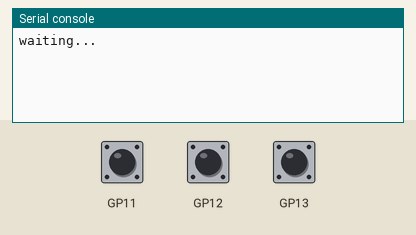
The program below on a simulated Raspberry Pi Pico running MicroPython. Shown: the last lines printed to the serial console. The test bench sets the inputs (shaded band); at power-on: GP11 LOW, GP12 LOW, GP13 LOW.

Above: at 1.2 s.
1.3 s: GP11 pulled HIGH for 0.15 s
At 1.6 s:
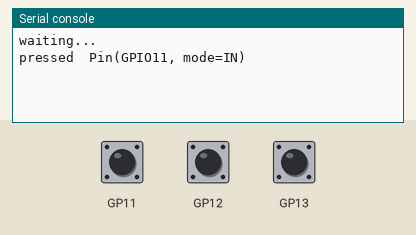
2.9 s: GP12 pulled HIGH for 0.15 s
At 4.0 s:
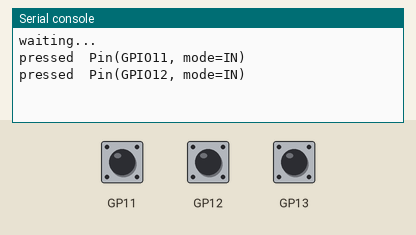
4.5 s: GP13 pulled HIGH for 0.15 s
At 5.2 s:
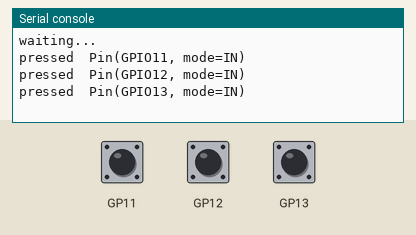

Measured:
- after the input at 1.3 s, the serial console: prints a new line at once (image 1)
- after the input at 2.9 s, the serial console: prints a new line at once (image 2)
- after the input at 4.5 s, the serial console: prints a new line at once (image 3)

The program:

demo-button-irq.py
```python
from machine import Pin
from time import sleep

from PushButton import Debounced


# Callback function
def pressButton(button):
    print("pressed ", button)


# Use GPIO 11, 12, 13
p1 = Debounced(11, Pin.PULL_DOWN)
p2 = Debounced(12, Pin.PULL_DOWN)
p3 = Debounced(13, Pin.PULL_DOWN)


# request irq and assign callback function
p1.debouncedIRQ(pressButton, Pin.IRQ_RISING)
p2.debouncedIRQ(pressButton, Pin.IRQ_RISING)
p3.debouncedIRQ(pressButton, Pin.IRQ_RISING)


# loop
while True:
    print("waiting...")
    sleep(10)
```

PushButton.py
```python
from machine import Pin
import utime

class Debounced(Pin):
    """Extend micropython basic class 'Pin' to support debounced IRQ"""

    def __init__ (self, id, pull=-1):
        super().__init__(id, Pin.IN, pull)
        self.lastPressed = 0
        self.func = None
        self.bouncer = 500  # default debouncing time[mSec]


    def __del__ (self):
            super().__del__()


    def callback(self, pin):
        """ internal callback function to take care bounce """

        now = utime.ticks_ms()
        if now - self.lastPressed > self.bouncer:
            self.lastPressed = now
            self.func(pin)


    def debouncedIRQ(self, func, trigger, bouncer = 500):
        """ debounced IRQ support function

            Args:
            func: callback function to be called
            trigger: IRQ trigger same as Pin triggers
            bouncer: debouncing time in mSec
        """
        self.func = func
        self.bouncer = bouncer
        self.irq(self.callback, trigger)
```
